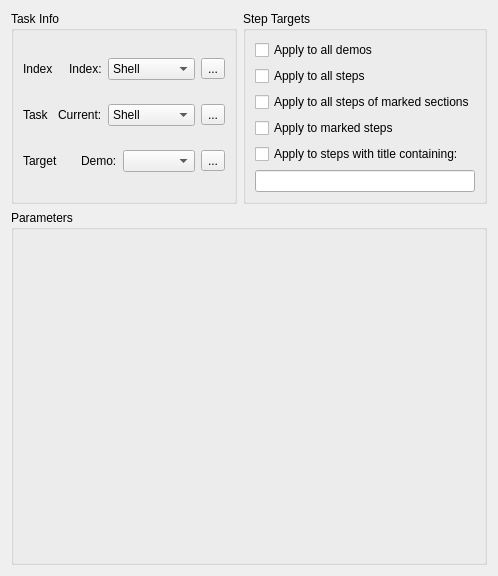
<?xml version="1.0" encoding="UTF-8"?>
<ui version="4.0">
 <class>opsWidget</class>
 <widget class="QWidget" name="opsWidget">
  <property name="geometry">
   <rect>
    <x>0</x>
    <y>0</y>
    <width>498</width>
    <height>576</height>
   </rect>
  </property>
  <layout class="QVBoxLayout" name="verticalLayout_4">
   <item>
    <layout class="QHBoxLayout" name="horizontalLayout_5">
     <property name="sizeConstraint">
      <enum>QLayout::SetMinimumSize</enum>
     </property>
     <item>
      <widget class="QGroupBox" name="verticalGroupBox_3">
       <property name="contextMenuPolicy">
        <enum>Qt::ActionsContextMenu</enum>
       </property>
       <property name="title">
        <string>Task Info</string>
       </property>
       <layout class="QVBoxLayout" name="verticalLayout_2">
        <item>
         <layout class="QHBoxLayout" name="horizontalLayout_2">
          <item>
           <widget class="QLabel" name="label_3">
            <property name="sizePolicy">
             <sizepolicy hsizetype="Preferred" vsizetype="Minimum">
              <horstretch>0</horstretch>
              <verstretch>0</verstretch>
             </sizepolicy>
            </property>
            <property name="text">
             <string>Index</string>
            </property>
           </widget>
          </item>
          <item>
           <spacer name="horizontalSpacer_3">
            <property name="orientation">
             <enum>Qt::Horizontal</enum>
            </property>
            <property name="sizeHint" stdset="0">
             <size>
              <width>463</width>
              <height>20</height>
             </size>
            </property>
           </spacer>
          </item>
          <item>
           <widget class="QLabel" name="label_6">
            <property name="text">
             <string>Index:</string>
            </property>
           </widget>
          </item>
          <item>
           <widget class="QComboBox" name="comboBox_3">
            <item>
             <property name="text">
              <string>Shell</string>
             </property>
            </item>
            <item>
             <property name="text">
              <string>Insert</string>
             </property>
            </item>
            <item>
             <property name="text">
              <string>Crop</string>
             </property>
            </item>
            <item>
             <property name="text">
              <string>Section</string>
             </property>
            </item>
            <item>
             <property name="text">
              <string>Add Audio</string>
             </property>
            </item>
            <item>
             <property name="text">
              <string>Pacing</string>
             </property>
            </item>
            <item>
             <property name="text">
              <string>Add Text</string>
             </property>
            </item>
            <item>
             <property name="text">
              <string>Render</string>
             </property>
            </item>
           </widget>
          </item>
          <item>
           <widget class="QToolButton" name="toolButton_3">
            <property name="text">
             <string>...</string>
            </property>
           </widget>
          </item>
         </layout>
        </item>
        <item>
         <layout class="QHBoxLayout" name="horizontalLayout">
          <item>
           <widget class="QLabel" name="label_2">
            <property name="sizePolicy">
             <sizepolicy hsizetype="Preferred" vsizetype="Minimum">
              <horstretch>0</horstretch>
              <verstretch>0</verstretch>
             </sizepolicy>
            </property>
            <property name="text">
             <string>Task</string>
            </property>
           </widget>
          </item>
          <item>
           <spacer name="horizontalSpacer_2">
            <property name="orientation">
             <enum>Qt::Horizontal</enum>
            </property>
            <property name="sizeHint" stdset="0">
             <size>
              <width>463</width>
              <height>20</height>
             </size>
            </property>
           </spacer>
          </item>
          <item>
           <widget class="QLabel" name="label_4">
            <property name="text">
             <string>Current:</string>
            </property>
           </widget>
          </item>
          <item>
           <widget class="QComboBox" name="comboBox_2">
            <item>
             <property name="text">
              <string>Shell</string>
             </property>
            </item>
            <item>
             <property name="text">
              <string>Insert</string>
             </property>
            </item>
            <item>
             <property name="text">
              <string>Crop</string>
             </property>
            </item>
            <item>
             <property name="text">
              <string>Section</string>
             </property>
            </item>
            <item>
             <property name="text">
              <string>Add Audio</string>
             </property>
            </item>
            <item>
             <property name="text">
              <string>Pacing</string>
             </property>
            </item>
            <item>
             <property name="text">
              <string>Add Text</string>
             </property>
            </item>
            <item>
             <property name="text">
              <string>Render</string>
             </property>
            </item>
           </widget>
          </item>
          <item>
           <widget class="QToolButton" name="toolButton">
            <property name="text">
             <string>...</string>
            </property>
           </widget>
          </item>
         </layout>
        </item>
        <item>
         <layout class="QHBoxLayout" name="targetLayout">
          <item>
           <widget class="QLabel" name="label">
            <property name="text">
             <string>Target</string>
            </property>
           </widget>
          </item>
          <item>
           <spacer name="horizontalSpacer">
            <property name="orientation">
             <enum>Qt::Horizontal</enum>
            </property>
            <property name="sizeHint" stdset="0">
             <size>
              <width>40</width>
              <height>20</height>
             </size>
            </property>
           </spacer>
          </item>
          <item>
           <widget class="QLabel" name="label_5">
            <property name="text">
             <string>Demo:</string>
            </property>
           </widget>
          </item>
          <item>
           <widget class="QComboBox" name="comboBox"/>
          </item>
          <item>
           <widget class="QToolButton" name="toolButton_2">
            <property name="text">
             <string>...</string>
            </property>
           </widget>
          </item>
         </layout>
        </item>
       </layout>
      </widget>
     </item>
     <item>
      <spacer name="horizontalSpacer_4">
       <property name="orientation">
        <enum>Qt::Horizontal</enum>
       </property>
       <property name="sizeHint" stdset="0">
        <size>
         <width>40</width>
         <height>20</height>
        </size>
       </property>
      </spacer>
     </item>
     <item>
      <widget class="QGroupBox" name="verticalGroupBox_2">
       <property name="title">
        <string>Step Targets</string>
       </property>
       <layout class="QVBoxLayout" name="verticalLayout_5">
        <item>
         <widget class="QCheckBox" name="allDemoCheck">
          <property name="maximumSize">
           <size>
            <width>10000</width>
            <height>16777215</height>
           </size>
          </property>
          <property name="text">
           <string>Apply to all demos</string>
          </property>
         </widget>
        </item>
        <item>
         <widget class="QCheckBox" name="allStepsCheck">
          <property name="sizePolicy">
           <sizepolicy hsizetype="Fixed" vsizetype="Fixed">
            <horstretch>0</horstretch>
            <verstretch>0</verstretch>
           </sizepolicy>
          </property>
          <property name="minimumSize">
           <size>
            <width>180</width>
            <height>0</height>
           </size>
          </property>
          <property name="layoutDirection">
           <enum>Qt::LeftToRight</enum>
          </property>
          <property name="text">
           <string>Apply to all steps</string>
          </property>
         </widget>
        </item>
        <item>
         <widget class="QCheckBox" name="checkBox_2">
          <property name="text">
           <string>Apply to all steps of marked sections</string>
          </property>
         </widget>
        </item>
        <item>
         <widget class="QCheckBox" name="checkBox">
          <property name="text">
           <string>Apply to marked steps</string>
          </property>
         </widget>
        </item>
        <item>
         <widget class="QCheckBox" name="matchSubstringCheck">
          <property name="text">
           <string>Apply to steps with title containing:</string>
          </property>
         </widget>
        </item>
        <item>
         <widget class="QLineEdit" name="lineEdit"/>
        </item>
       </layout>
      </widget>
     </item>
    </layout>
   </item>
   <item>
    <widget class="QGroupBox" name="groupBox">
     <property name="title">
      <string>Parameters</string>
     </property>
     <layout class="QVBoxLayout" name="verticalLayout">
      <item>
       <widget class="QStackedWidget" name="stepParams">
        <widget class="QWidget" name="stepParamsVl">
         <layout class="QVBoxLayout" name="verticalLayout_7"/>
        </widget>
       </widget>
      </item>
     </layout>
    </widget>
   </item>
  </layout>
 </widget>
 <resources/>
 <connections/>
</ui>
